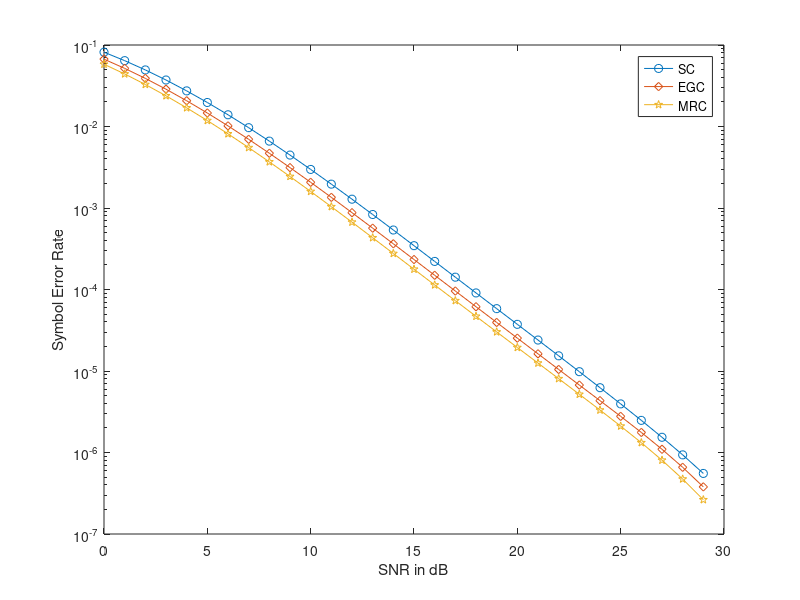

Write MATLAB code to recreate this figure.
%% Diversity Performance Comparision
%% 
% * Compare *BER versus SNR* between *SC, EGC, MRC*
% * Each Combining applied for *two-path of Rayleigh Fading* with same average 
% branch SNR 
% Rayleigh Realization

clear; clc;
realization = 1000000;
rayleigh1 = random('Rayleigh', 1/sqrt(2), realization, 1);  
rayleigh2 = random('Rayleigh', 1/sqrt(2), realization, 1);

% System Parameter

x = [0: 30];
SNR = 10 .^ (x/10);

SC_SER = zeros([30,1]); EGC_SER = zeros([30,1]);   MRC_SER = zeros([30,1]);
MRC_dBGain_EGC = zeros([30,1]);
for i = 1:30
  
branchSNR_1 = rayleigh1.^2 * SNR(i); 
branchSNR_2 = rayleigh2.^2 * SNR(i);
% Selection Combining

SC_SNR = max(branchSNR_1, branchSNR_2);
SC_SERinc = qfunc(sqrt(2 * SC_SNR));
SC_SER(i) = mean(SC_SERinc);
% Equal Gain Combining

EGC_SNR = 0.5 * branchSNR_1 + 0.5 * branchSNR_2 + sqrt(branchSNR_1 .* branchSNR_2);
EGC_SERinc = qfunc(sqrt(2 * EGC_SNR));
EGC_SER(i) = mean(EGC_SERinc);
% Maximal Ratio Combining

MRC_SNR = branchSNR_1 + branchSNR_2;
MRC_SERinc = qfunc(sqrt(2 * MRC_SNR));
MRC_SER(i) = mean(MRC_SERinc);
MRC_dBGain_EGC(i) = 10*log10(EGC_SER(i) / MRC_SER(i))  ;
end
%% Performance Plot

plt = semilogy(0:29, [SC_SER, EGC_SER, MRC_SER]);
legend({'SC', 'EGC', 'MRC'})
markers = {'o', 'diamond', 'pentagram'};
set(plt, {'Marker'}, markers(:))
xlabel('SNR in dB')
ylabel('Symbol Error Rate')

mean(MRC_dBGain_EGC) % We can find about 1dB gain by using MRC than EGC